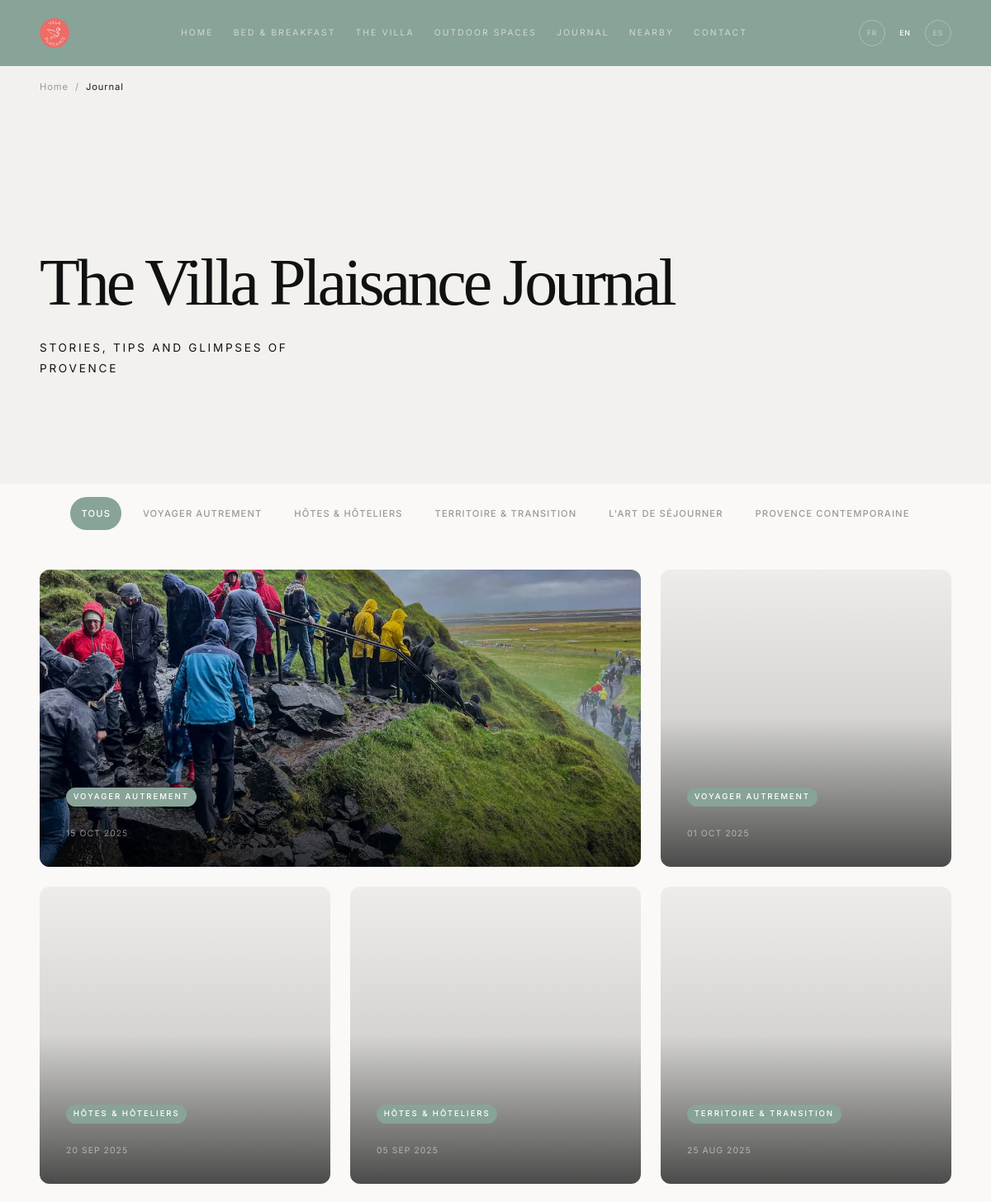
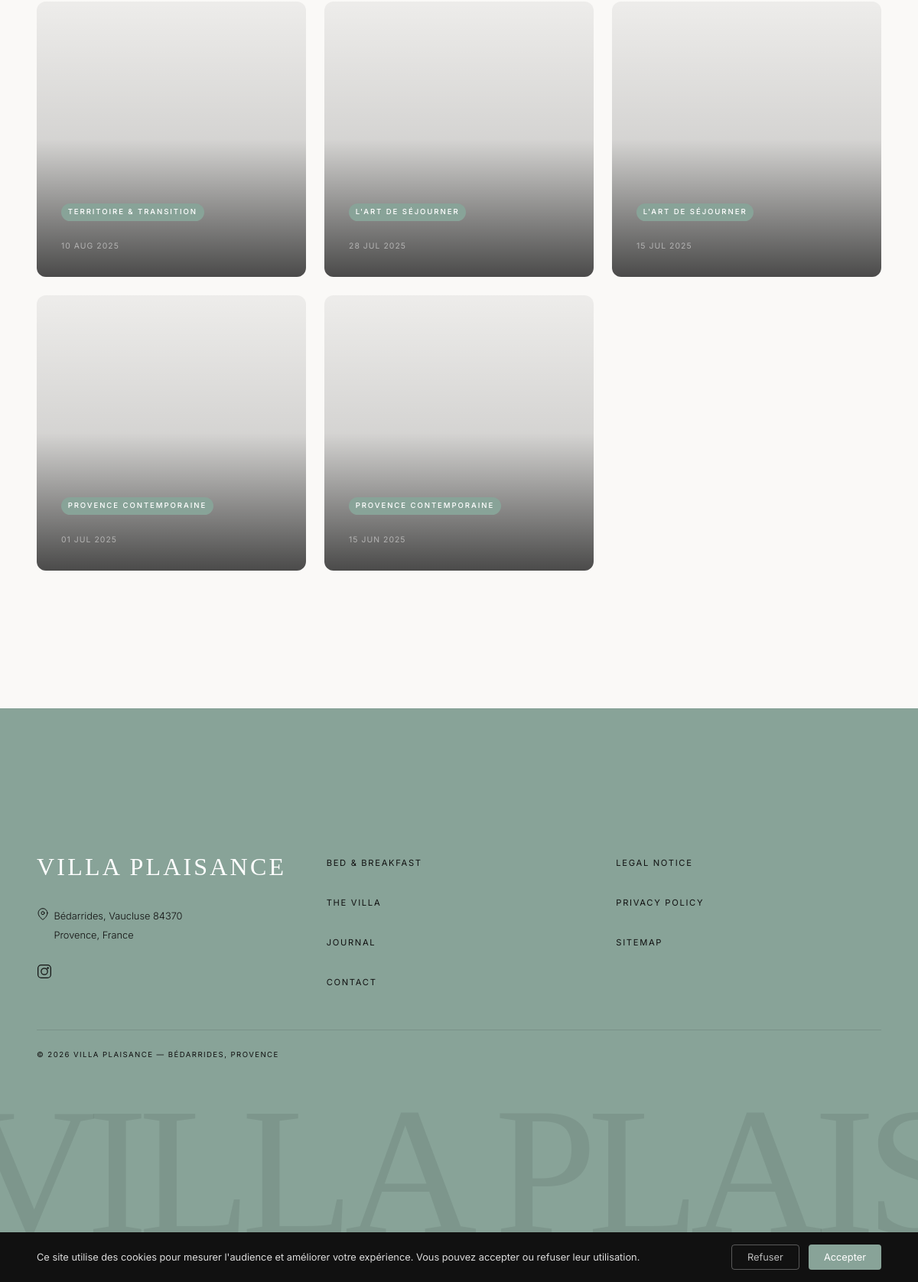
Screenshot of /en/journal with the database file from the repository (2 pictures, top to bottom).
### tables this page shows
CREATE TABLE `vp_sections` (
  `id` int(11) NOT NULL AUTO_INCREMENT,
  `page_slug` varchar(100) NOT NULL,
  `lang` varchar(5) NOT NULL DEFAULT 'fr',
  `block_type` varchar(50) NOT NULL,
  `title` varchar(255) DEFAULT NULL,
  `content` longtext DEFAULT NULL CHECK (json_valid(`content`)),
  `position` int(11) DEFAULT 0,
  `active` tinyint(1) DEFAULT 1,
  `created_at` datetime DEFAULT current_timestamp(),
  `updated_at` datetime DEFAULT current_timestamp() ON UPDATE current_timestamp(),
  PRIMARY KEY (`id`),
  KEY `idx_page_lang` (`page_slug`,`lang`)
);

CREATE TABLE `vp_articles` (
  `id` int(11) NOT NULL AUTO_INCREMENT,
  `type` enum('journal','sur-place') NOT NULL DEFAULT 'journal',
  `category` varchar(100) DEFAULT NULL,
  `slug` varchar(255) NOT NULL,
  `lang` varchar(5) NOT NULL DEFAULT 'fr',
  `title` varchar(500) NOT NULL,
  `excerpt` text DEFAULT NULL,
  `content` longtext DEFAULT NULL CHECK (json_valid(`content`)),
  `meta_title` varchar(70) DEFAULT NULL,
  `meta_desc` varchar(170) DEFAULT NULL,
  `meta_keywords` varchar(255) DEFAULT NULL,
  `gso_desc` text DEFAULT NULL,
  `og_image` varchar(500) DEFAULT NULL,
  `cover_image` varchar(500) DEFAULT NULL,
  `status` enum('published','draft') DEFAULT 'draft',
  `published_at` datetime DEFAULT NULL,
  `created_at` datetime DEFAULT current_timestamp(),
  `updated_at` datetime DEFAULT current_timestamp() ON UPDATE current_timestamp(),
  PRIMARY KEY (`id`),
  UNIQUE KEY `unique_article_slug_lang` (`slug`,`lang`)
);

CREATE TABLE `vp_social_links` (
  `id` int(11) NOT NULL AUTO_INCREMENT,
  `name` varchar(100) NOT NULL,
  `url` varchar(500) NOT NULL,
  `icon` varchar(50) DEFAULT NULL,
  `position` int(11) DEFAULT 0,
  `created_at` datetime DEFAULT current_timestamp(),
  PRIMARY KEY (`id`)
);

### app/Views/front/journal.php (the view, shortened to what the rows shown need)
<nav class="breadcrumb" aria-label="Fil d'Ariane">
    <div class="container">
        <ol>
            <li><a href="<?= LangService::url('accueil') ?>"><?= t('nav.home') ?></a></li>
            <li aria-current="page"><?= t('nav.journal') ?></li>
        </ol>
    </div>
</nav>
<?php
$heroSections = BlockService::getSections('journal', $lang);
foreach ($heroSections as $section) {
    echo BlockService::renderBlock($section);
}
?>
<?php if (!empty($categories)): ?>
<section class="section-compact">
    <div class="container">
        <nav class="category-nav" aria-label="Filtrer par catégorie">
            <a href="<?= LangService::url('journal') ?>" class="category-tag active">Tous</a>
            <?php foreach ($categories as $cat): ?>
            <a href="<?= LangService::url('journal') ?>?cat=<?= urlencode($cat) ?>" class="category-tag"><?= htmlspecialchars($cat) ?></a>
            <?php endforeach; ?>
        </nav>
    </div>
</section>
<?php endif; ?>
<section class="section section-magazine">
    <div class="container">
        <?php if (empty($articles)): ?>
        <p class="text-center text-muted">Aucun article publié pour le moment.</p>
        <?php else: ?>
        <div class="magazine-grid">
            <?php foreach ($articles as $i => $article): ?>
            <a href="/journal/<?= htmlspecialchars($article['slug']) ?>" class="mag-card<?= $i === 0 ? ' mag-card-featured' : '' ?>">
                <div class="mag-card-image">
                    <?= ImageService::img($article['cover_image'] ?? 'journal-placeholder.webp', htmlspecialchars($article['title']), ($i === 0 ? 1200 : 800), ($i === 0 ? 700 : 500)) ?>
                </div>
                <div class="mag-card-overlay"></div>
                <div class="mag-card-content">
                    <?php if (!empty($article['category'])): ?>
                    <span class="mag-card-tag"><?= htmlspecialchars($article['category']) ?></span>
                    <?php endif; ?>
                    <?php if (!empty($article['published_at'])): ?>
                    <time class="mag-card-date" datetime="<?= $article['published_at'] ?>"><?= date('d M Y', strtotime($article['published_at'])) ?></time>
                    <?php endif; ?>
                </div>
            </a>
            <?php endforeach; ?>
        </div>
        <?php endif; ?>
    </div>
</section>

### app/Views/blocks/hero.php (shortened to what the rows shown need)
<?php
$title = $title ?? t('site.name');
$subtitle = $subtitle ?? '';
$image = $image ?? 'hero.webp';
$compact = $compact ?? false;
$heroImages = is_array($image) ? $image : [$image];
?>
<?php if ($compact): ?>
<section class="hero hero-page hero-compact">
    <div class="container">
        <h1><?= htmlspecialchars($title) ?></h1>
        <?php if ($subtitle): ?>
        <p class="hero-subtitle"><?= htmlspecialchars($subtitle) ?></p>
        <?php endif; ?>
    </div>
</section>
<?php endif; ?>

### app/Services/ImageService.php (shortened to what the rows shown need)
<?php
class ImageService
{
    private static array $mediaCache = [];
    public static function img(string $src, string $alt, int $width, int $height, bool $lazy = true, string $class = ''): string
    {
        $actualSrc = self::resolve($src, $width, $height);
        if ($alt === '' || $alt === basename($src, '.webp')) {
            $mediaAlt = self::getMediaAlt($src);
        }
        $loading = $lazy ? 'loading="lazy" decoding="async"' : 'loading="eager" fetchpriority="high" decoding="sync"';
        $classAttr = $class ? ' class="' . htmlspecialchars($class) . '"' : '';
        return sprintf(
            '<img src="%s" alt="%s" width="%d" height="%d" %s%s>',
            htmlspecialchars($actualSrc),
            htmlspecialchars($alt),
            $width,
            $height,
            $loading,
            $classAttr
        );
    }
    private static function resolve(string $src, int $width, int $height): string
    {
        $cleanSrc = ltrim($src, '/');
        if (file_exists(ROOT . '/public/uploads/' . $cleanSrc)) {
            return '/uploads/' . $cleanSrc;
        }
        return self::placeholder($width, $height, basename($src, '.webp'));
    }
    public static function getMediaAlt(string $filename, string $lang = ''): ?string
    {
        $cleanName = basename($filename);
        if (!isset(self::$mediaCache[$cleanName])) {
            try {
                $row = Database::fetchOne(
                    "SELECT alt_fr, alt_en, alt_es, alt_de FROM vp_media WHERE filename = ?",
                    [$cleanName]
                );
                self::$mediaCache[$cleanName] = $row;
            } catch (\Throwable) {
                self::$mediaCache[$cleanName] = null;
            }
        }
        $row = self::$mediaCache[$cleanName];
        if (!$row) return null;
        $field = "alt_{$lang}";
        return !empty($row[$field]) ? $row[$field] : ($row['alt_fr'] ?: null);
    }
    public static function icon(string $id, int $size = 24, string $class = ''): string
    {
        $classAttr = $class ? ' class="' . htmlspecialchars($class) . '"' : '';
        return '<svg width="' . $size . '" height="' . $size . '"' . $classAttr . ' aria-hidden="true"><use href="#' . htmlspecialchars($id) . '"></use></svg>';
    }
}

### app/Router.php (shortened to what the rows shown need)
<?php
class Router
{
    private string $lang = 'fr';
    private string $uri = '';
    public function dispatch(): void
    {
        $requestUri = parse_url($_SERVER['REQUEST_URI'] ?? '/', PHP_URL_PATH);
        $requestUri = '/' . trim($requestUri, '/');
        if (preg_match('#^/(en|es|de)(/.*)?$#', $requestUri, $m)) {
            $this->lang = $m[1];
            $requestUri = $m[2] ?? '/';
        }
        $this->uri = $requestUri;
        $this->dispatchFront();
    }
    private function dispatchFront(): void
    {
        $uri = $this->uri;
        $slugMap = $this->getSlugToPageMap();
        $normalized = rtrim($uri, '/');
        $routes = [
            '/' => ['Controllers\\Front\\HomeController', 'index'],
            '/chambres-d-hotes' => ['Controllers\\Front\\ChambresController', 'index'],
            '/location-villa-provence' => ['Controllers\\Front\\VillaController', 'index'],
            '/espaces-exterieurs' => ['Controllers\\Front\\ExterieursController', 'index'],
            '/journal' => ['Controllers\\Front\\JournalController', 'index'],
            '/sur-place' => ['Controllers\\Front\\SurPlaceController', 'index'],
            '/contact' => ['Controllers\\Front\\ContactController', 'index'],
            '/livret' => ['Controllers\\Front\\LivretController', 'index'],
            '/votre-hote' => ['Controllers\\Front\\HoteController', 'index'],
            '/mentions-legales' => ['Controllers\\Front\\LegalController', 'mentions'],
            '/politique-confidentialite' => ['Controllers\\Front\\LegalController', 'confidentialite'],
            '/plan-du-site' => ['Controllers\\Front\\LegalController', 'planDuSite'],
        ];
        if ($this->lang !== 'fr') {
            foreach ($slugMap as $slug => $page) {
                if ('/' . $slug === $normalized) {
                    if (isset($routes['/' . $page]) || isset($routes[$page])) {
                        $route = $routes['/' . $page] ?? $routes[$page];
                        $this->callController($route[0], $route[1]);
                        return;
                    }
                }
            }
        }
    }
    private function callController(string $class, string $method, array $params = []): void
    {
        $controller = new $fullClass();
        $controller->$method(...array_values($params));
    }
    private function getSlugToPageMap(): array
    {
        $slugFile = ROOT . '/app/Lang/slugs.php';
        $map = require $slugFile;
        return $map[$this->lang] ?? [];
    }
}

### app/Views/layouts/front.php (shortened to what the rows shown need)
<!DOCTYPE html>
<html lang="<?= htmlspecialchars($lang) ?>">
<head>
    <link rel="stylesheet" href="/assets/css/style.css">
</head>
<body>
    <?php
    $spriteFile = ROOT . '/public/assets/img/icons.svg';
    if (file_exists($spriteFile)) {
        readfile($spriteFile);
    }
    ?>
    <header class="site-header" role="banner">
        <div class="container header-inner">
            <a href="<?= LangService::url('accueil') ?>" class="logo" aria-label="Villa Plaisance — Accueil">
                <img src="/assets/img/logo.svg" alt="Villa Plaisance" class="logo-img" width="44" height="44">
            </a>
            <nav class="main-nav" role="navigation" aria-label="Navigation principale">
                <ul id="nav-menu" class="nav-list">
                    <li><a href="<?= LangService::url('/') ?>"><?= t('nav.home') ?></a></li>
                    <li><a href="<?= LangService::url('chambres-d-hotes') ?>"><?= t('nav.chambres') ?></a></li>
                    <li><a href="<?= LangService::url('location-villa-provence') ?>"><?= t('nav.villa') ?></a></li>
                    <li><a href="<?= LangService::url('espaces-exterieurs') ?>"><?= t('nav.exterieurs') ?></a></li>
                    <li><a href="<?= LangService::url('journal') ?>"><?= t('nav.journal') ?></a></li>
                    <li><a href="<?= LangService::url('sur-place') ?>"><?= t('nav.surplace') ?></a></li>
                    <li><a href="<?= LangService::url('contact') ?>"><?= t('nav.contact') ?></a></li>
                </ul>
            </nav>
            <div class="lang-switcher" aria-label="Changer de langue">
                <?php
                foreach (LangService::getAllLangs() as $l):
                    $active = ($l === $lang) ? ' class="active" aria-current="true"' : '';
                ?>
                <a href="<?= $l === 'fr' ? '/' : '/' . $l . '/' ?>"<?= $active ?>><?= strtoupper($l) ?></a>
                <?php endforeach; ?>
            </div>
        </div>
    </header>
    <main id="main-content">
        <?= $content ?>
    </main>
    <footer class="site-footer" role="contentinfo">
        <div class="container">
            <div class="footer-grid">
                <div class="footer-col">
                    <p class="footer-brand">Villa Plaisance</p>
                    <p class="footer-location">
                        <?= ImageService::icon('icon-localisation', 16, 'footer-icon') ?>
                        Bédarrides, Vaucluse 84370<br>Provence, France
                    </p>
                    <?php
                    $socialLinks = [];
                    try { $socialLinks = Database::fetchAll("SELECT * FROM vp_social_links ORDER BY position ASC"); } catch (\Throwable) {}
                    if ($socialLinks): ?>
                    <div class="footer-social">
                        <?php foreach ($socialLinks as $sl):
                            $slIcon = 'icon-' . htmlspecialchars($sl['icon'] ?? 'lien-externe');
                        ?>
                        <a href="<?= htmlspecialchars($sl['url']) ?>" target="_blank" rel="noopener noreferrer" aria-label="<?= htmlspecialchars($sl['name']) ?>">
                            <?= ImageService::icon($slIcon, 20) ?>
                        </a>
                        <?php endforeach; ?>
                    </div>
                    <?php endif; ?>
                </div>
                <div class="footer-col">
                    <nav aria-label="Navigation du pied de page">
                        <ul>
                            <li><a href="<?= LangService::url('chambres-d-hotes') ?>"><?= t('nav.chambres') ?></a></li>
                            <li><a href="<?= LangService::url('location-villa-provence') ?>"><?= t('nav.villa') ?></a></li>
                            <li><a href="<?= LangService::url('journal') ?>"><?= t('nav.journal') ?></a></li>
                            <li><a href="<?= LangService::url('contact') ?>"><?= t('nav.contact') ?></a></li>
                        </ul>
                    </nav>
                </div>
                <div class="footer-col">
                    <nav aria-label="Informations légales">
                        <ul>
                            <li><a href="<?= LangService::url('mentions-legales') ?>"><?= t('footer.mentions') ?></a></li>
                            <li><a href="<?= LangService::url('politique-confidentialite') ?>"><?= t('footer.confidentialite') ?></a></li>
                            <li><a href="<?= LangService::url('plan-du-site') ?>"><?= t('footer.plan') ?></a></li>
                        </ul>
                    </nav>
                </div>
            </div>
            <p class="footer-copy"><?= t('footer.rights', ['year' => date('Y')]) ?></p>
        </div>
        <div class="footer-giant" aria-hidden="true">Villa Plaisance</div>
    </footer>
    <?php if (!isset($_COOKIE['vp_consent'])): ?>
    <div id="cookie-banner" class="cookie-banner" role="dialog" aria-label="Gestion des cookies">
        <div class="cookie-inner">
            <p class="cookie-text">Ce site utilise des cookies pour mesurer l'audience et améliorer votre expérience. Vous pouvez accepter ou refuser leur utilisation.</p>
            <div class="cookie-actions">
                <button id="cookie-refuse" class="cookie-btn cookie-btn-refuse">Refuser</button>
                <button id="cookie-accept" class="cookie-btn cookie-btn-accept">Accepter</button>
            </div>
        </div>
    </div>
    <?php endif; ?>
</body>
</html>

### rows the page displays
vp_sections: title "The Villa Plaisance Journal"
vp_articles: cover_image (picture), category "VOYAGER AUTREMENT", published_at "15 OCT 2025"
vp_articles: cover_image (picture), category "VOYAGER AUTREMENT", published_at "01 OCT 2025"
vp_articles: cover_image (picture), category "HÔTES & HÔTELIERS", published_at "20 SEP 2025"
vp_articles: cover_image (picture), category "HÔTES & HÔTELIERS", published_at "05 SEP 2025"
vp_articles: cover_image (picture), category "TERRITOIRE & TRANSITION", published_at "25 AUG 2025"
vp_articles: cover_image (picture), category "TERRITOIRE & TRANSITION", published_at "10 AUG 2025"
vp_articles: cover_image (picture), category "L'ART DE SÉJOURNER", published_at "28 JUL 2025"
vp_articles: cover_image (picture), category "L'ART DE SÉJOURNER", published_at "15 JUL 2025"
vp_articles: cover_image (picture), category "PROVENCE CONTEMPORAINE", published_at "01 JUL 2025"
vp_articles: cover_image (picture), category "PROVENCE CONTEMPORAINE", published_at "15 JUN 2025"
vp_social_links: $size 20 (drawn)

### other values shown
$l "FR"
$l "EN"
$l "ES"
$cat "VOYAGER AUTREMENT"
$cat "HÔTES & HÔTELIERS"
$cat "TERRITOIRE & TRANSITION"
$cat "L'ART DE SÉJOURNER"
$cat "PROVENCE CONTEMPORAINE"
